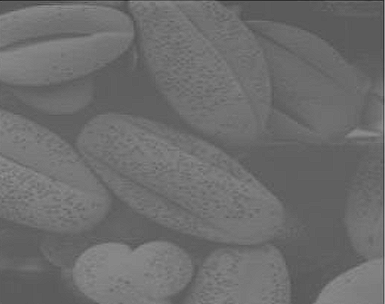
#> input picture assets/low_contrast_rbc.png, 385 x 304 px
$ jupyter execute histogram_equalization.ipynb
#> lines starting #> are read from the running program, lines starting #| are printed output that depends on the picture
[cell 1]
import numpy as np
from PIL import Image
import matplotlib.pyplot as plt

[cell 2]
height, width = 200, 200

[cell 3]
img = Image.open('../assets/low_contrast_rbc.png').resize((height, width)).convert('L')
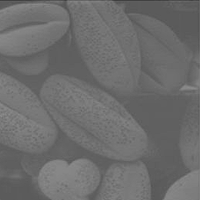
#> img: PIL image 200x200 L; min 63, max 140, mean 108.9
arr = np.array(img)

[cell 4]
fig, axes = plt.subplots(1, 2)
axes[0].imshow(img, 'gray')
axes[1].plot(img.histogram())
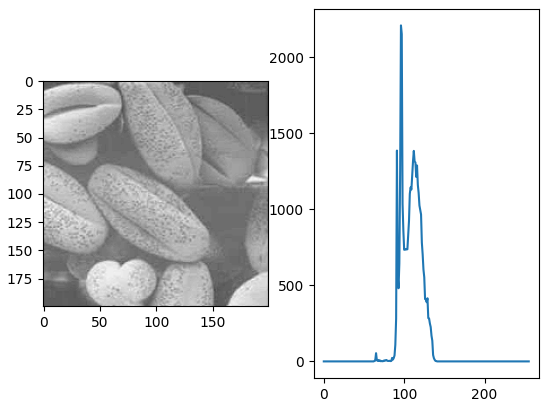
#> figure drawn by matplotlib, 2 panels; panel 2: curve peaks at x = 96, y = 2209

[cell 5]
# creating normalized histogram

pdf = img.histogram()
#> pdf = 256 values, max 2209 at index 96, min 0 at index 0, mean 156.2
for i in range(len(pdf)):
    pdf[i] = pdf[i] / (height * width)
#> after the loop, pdf = 256 values, max 0.0552 at index 96, min 0 at index 0, mean 0.00391

[cell 6]
# creating normalized cumulative histogram

cdf = img.histogram()
#> cdf = 256 values, max 2209 at index 96, min 0 at index 0, mean 156.2
total = 0
for i in range(len(cdf)):
    total += pdf[i]
    cdf[i] = total
#> after the loop, cdf = 256 values from 0 to 1; total = 1

[cell 7]
fig, axes = plt.subplots(1, 3)
axes[0].plot(img.histogram())
axes[0].set_title('Histogram')
axes[1].plot(pdf)
axes[1].set_title('Normalized')
axes[2].plot(cdf)
axes[2].set_title('Cumulative')
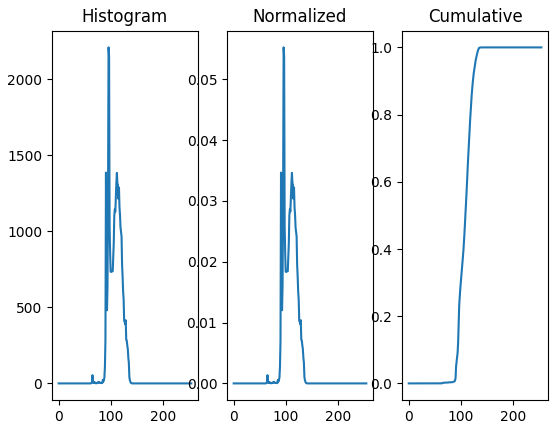
#> figure drawn by matplotlib, 3 panels; panel 1: curve peaks at x = 96, y = 2209; panel 2: curve peaks at x = 96, y = 0.0552; panel 3: curve peaks at x = 140, y = 1

[cell 8]
better_arr = arr.copy()
for i in range(height):
    for j in range(width):
        # transformation function
        # s = round(255 * cum_hist[r])
        better_arr[i, j] = round(cdf[better_arr[i, j]] * 255)
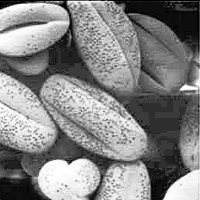
#> better_arr: shape (200, 200); min 0, max 255, mean 131

[cell 9]
betterimg = Image.fromarray(better_arr, 'L')

[cell 10]
fig, axes = plt.subplots(2, 2)
axes[0, 0].set_title('Original')
axes[0, 0].imshow(img, 'gray')
axes[1, 0].plot(img.histogram())
axes[0, 1].set_title('Enhanced')
axes[0, 1].imshow(betterimg, 'gray')
axes[1, 1].plot(betterimg.histogram())
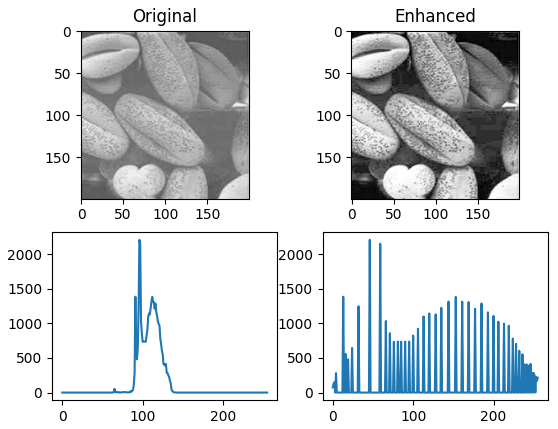
#> figure drawn by matplotlib, 4 panels; panel 3: curve peaks at x = 96, y = 2209; panel 4: curve peaks at x = 46, y = 2209

$ run again, with assets/butterfly.png copied over assets/low_contrast_rbc.png
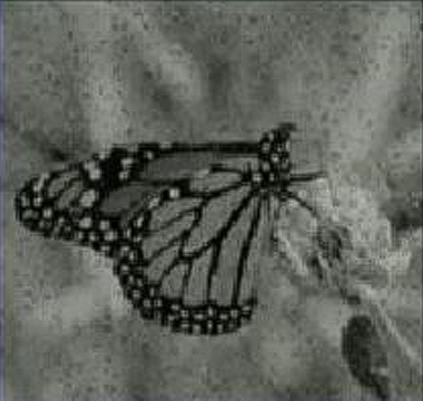
#> input picture assets/butterfly.png, 423 x 401 px
#> `pdf = img.histogram()`: pdf = 256 values, max 824 at index 104, min 0 at index 179, mean 156.2
#> after the loop `for i in range(len(pdf)):`: pdf = 256 values, max 0.0206 at index 104, min 0 at index 179, mean 0.00391
#> `cdf = img.histogram()`: cdf = 256 values, max 824 at index 104, min 0 at index 179, mean 156.2
#> the loop `for i in range(len(cdf)):` made 256 passes
#> total on passes 1 to 3: 0.000225, 0.0008, 0.00152
#> after the loop `for i in range(len(cdf)):`: cdf = 256 values from 0.000225 to 1; total = 1
#> after the loop `for i in range(height):`:
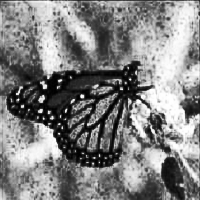
#> better_arr: shape (200, 200); min 0, max 255, mean 128.9
#> `[cell 10] fig, axes = plt.subplots(2, 2) axes[0, 0].set_title('Origina..`:
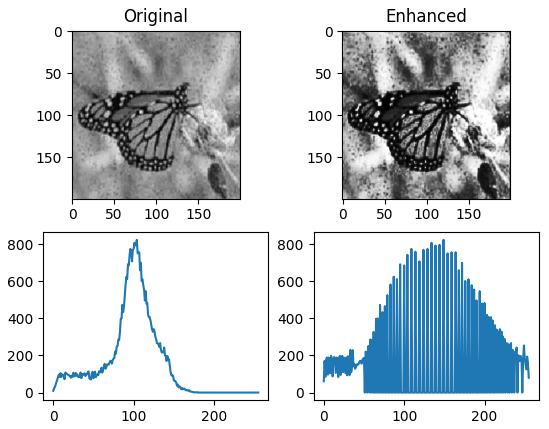
#> figure drawn by matplotlib, 4 panels; panel 3: curve peaks at x = 104, y = 824; panel 4: curve peaks at x = 149, y = 824
